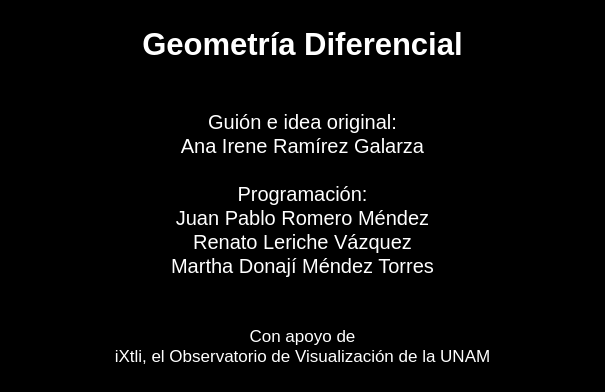
<?xml version="1.0" encoding="UTF-8"?>
<ui version="4.0">
 <class>Form</class>
 <widget class="QWidget" name="Form">
  <property name="geometry">
   <rect>
    <x>0</x>
    <y>0</y>
    <width>605</width>
    <height>392</height>
   </rect>
  </property>
  <property name="sizePolicy">
   <sizepolicy hsizetype="Preferred" vsizetype="Ignored">
    <horstretch>0</horstretch>
    <verstretch>0</verstretch>
   </sizepolicy>
  </property>
  <property name="windowTitle">
   <string>Form</string>
  </property>
  <layout class="QVBoxLayout">
   <property name="spacing">
    <number>0</number>
   </property>
   <property name="margin">
    <number>0</number>
   </property>
   <item>
    <widget class="QLabel" name="label">
     <property name="sizePolicy">
      <sizepolicy hsizetype="Preferred" vsizetype="Ignored">
       <horstretch>0</horstretch>
       <verstretch>0</verstretch>
      </sizepolicy>
     </property>
     <property name="styleSheet">
      <string notr="true">background:black;
color:white</string>
     </property>
     <property name="text">
      <string>&lt;!DOCTYPE HTML PUBLIC &quot;-//W3C//DTD HTML 4.0//EN&quot; &quot;http://www.w3.org/TR/REC-html40/strict.dtd&quot;&gt;
&lt;html&gt;&lt;head&gt;&lt;meta name=&quot;qrichtext&quot; content=&quot;1&quot; /&gt;&lt;style type=&quot;text/css&quot;&gt;
p, li { white-space: pre-wrap; }
&lt;/style&gt;&lt;/head&gt;&lt;body style=&quot; font-family:'Ubuntu'; font-size:11pt; font-weight:400; font-style:normal;&quot;&gt;
&lt;p style=&quot; margin-top:0px; margin-bottom:0px; margin-left:0px; margin-right:0px; -qt-block-indent:0; text-indent:0px;&quot;&gt;&lt;span style=&quot; font-family:'MS Shell Dlg 2'; font-size:23pt; font-weight:600;&quot;&gt;Geometría Diferencial&lt;/span&gt;&lt;/p&gt;
&lt;p style=&quot;-qt-paragraph-type:empty; margin-top:0px; margin-bottom:0px; margin-left:0px; margin-right:0px; -qt-block-indent:0; text-indent:0px; font-family:'MS Shell Dlg 2'; font-size:15pt;&quot;&gt;&lt;/p&gt;
&lt;p style=&quot;-qt-paragraph-type:empty; margin-top:0px; margin-bottom:0px; margin-left:0px; margin-right:0px; -qt-block-indent:0; text-indent:0px; font-family:'MS Shell Dlg 2'; font-size:15pt;&quot;&gt;&lt;/p&gt;
&lt;p style=&quot; margin-top:0px; margin-bottom:0px; margin-left:0px; margin-right:0px; -qt-block-indent:0; text-indent:0px;&quot;&gt;&lt;span style=&quot; font-family:'MS Shell Dlg 2'; font-size:15pt;&quot;&gt;Guión e idea original:&lt;/span&gt;&lt;/p&gt;
&lt;p style=&quot; margin-top:0px; margin-bottom:0px; margin-left:0px; margin-right:0px; -qt-block-indent:0; text-indent:0px;&quot;&gt;&lt;span style=&quot; font-family:'MS Shell Dlg 2'; font-size:15pt;&quot;&gt;Ana Irene Ramírez Galarza&lt;/span&gt;&lt;/p&gt;
&lt;p style=&quot;-qt-paragraph-type:empty; margin-top:0px; margin-bottom:0px; margin-left:0px; margin-right:0px; -qt-block-indent:0; text-indent:0px; font-family:'MS Shell Dlg 2'; font-size:15pt;&quot;&gt;&lt;/p&gt;
&lt;p style=&quot; margin-top:0px; margin-bottom:0px; margin-left:0px; margin-right:0px; -qt-block-indent:0; text-indent:0px;&quot;&gt;&lt;span style=&quot; font-family:'MS Shell Dlg 2'; font-size:15pt;&quot;&gt;Programación:&lt;/span&gt;&lt;/p&gt;
&lt;p style=&quot; margin-top:0px; margin-bottom:0px; margin-left:0px; margin-right:0px; -qt-block-indent:0; text-indent:0px;&quot;&gt;&lt;span style=&quot; font-family:'MS Shell Dlg 2'; font-size:15pt;&quot;&gt;Juan Pablo Romero Méndez&lt;/span&gt;&lt;/p&gt;
&lt;p style=&quot; margin-top:0px; margin-bottom:0px; margin-left:0px; margin-right:0px; -qt-block-indent:0; text-indent:0px;&quot;&gt;&lt;span style=&quot; font-family:'MS Shell Dlg 2'; font-size:15pt;&quot;&gt;Renato Leriche Vázquez&lt;/span&gt;&lt;/p&gt;
&lt;p style=&quot; margin-top:0px; margin-bottom:0px; margin-left:0px; margin-right:0px; -qt-block-indent:0; text-indent:0px;&quot;&gt;&lt;span style=&quot; font-family:'MS Shell Dlg 2'; font-size:15pt;&quot;&gt;Martha Donají Méndez Torres&lt;/span&gt;&lt;/p&gt;
&lt;p style=&quot;-qt-paragraph-type:empty; margin-top:0px; margin-bottom:0px; margin-left:0px; margin-right:0px; -qt-block-indent:0; text-indent:0px; font-family:'MS Shell Dlg 2'; font-size:15pt;&quot;&gt;&lt;/p&gt;
&lt;p style=&quot;-qt-paragraph-type:empty; margin-top:0px; margin-bottom:0px; margin-left:0px; margin-right:0px; -qt-block-indent:0; text-indent:0px; font-family:'MS Shell Dlg 2'; font-size:15pt;&quot;&gt;&lt;/p&gt;
&lt;p style=&quot; margin-top:0px; margin-bottom:0px; margin-left:0px; margin-right:0px; -qt-block-indent:0; text-indent:0px;&quot;&gt;&lt;span style=&quot; font-family:'MS Shell Dlg 2'; font-size:13pt;&quot;&gt;Con apoyo de&lt;/span&gt;&lt;/p&gt;
&lt;p style=&quot; margin-top:0px; margin-bottom:0px; margin-left:0px; margin-right:0px; -qt-block-indent:0; text-indent:0px;&quot;&gt;&lt;span style=&quot; font-family:'MS Shell Dlg 2'; font-size:13pt;&quot;&gt;iXtli, el Observatorio de Visualización de la UNAM&lt;/span&gt;&lt;/p&gt;&lt;/body&gt;&lt;/html&gt;</string>
     </property>
     <property name="alignment">
      <set>Qt::AlignCenter</set>
     </property>
    </widget>
   </item>
  </layout>
 </widget>
 <resources/>
 <connections/>
</ui>
